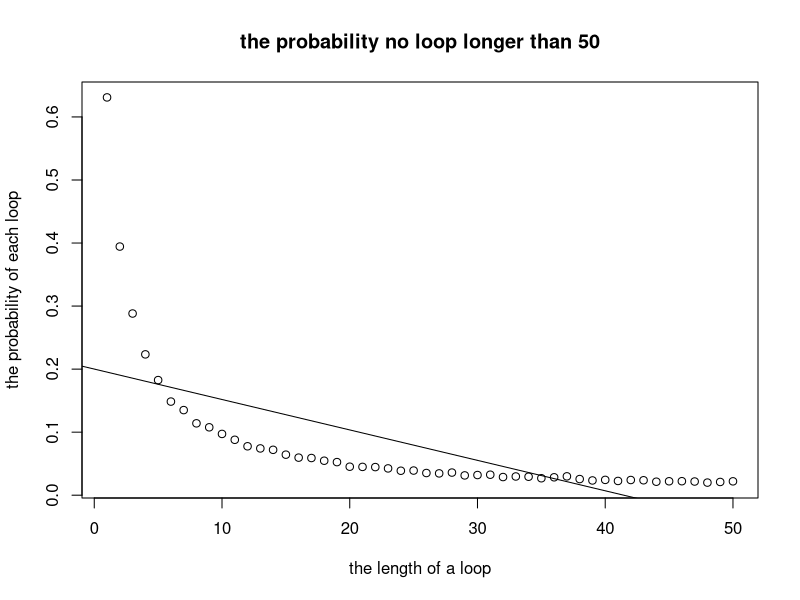

This figure's R source:
#member of groups: Yan Chen s2318048, Shuo Wang s2439249, Yuxin Yangs2163400 
#address of github repo: https://github.com/Shuo0211/Proj2.git
#contribution:

"Overview: The whole file is about the prisoner problem which is that 
the prisoners choose half amount of the boxes and find the card in boxes 
writing the same number with themselves. The number of the boxes is the 
same with the number of prisoners and all can be free only with all the 
prisoners finding the same number on card. The file includes three 
strategies and individual & joint probabilities for the prisoners to be 
free in each strategy. In addition, it also includes the probabilities of 
the depth of nesting for strategy 1 and 2."

"Overall common arguments: n - half number of prisoners; k - prisoner number; 
strategy - tell which strategies to choose; nreps - the number of replicate 
simulations."

"'strageties' function: it includes three strategies. 
- First one is the prisoner starts at the box with their number, 
opens it and reads the number on card, then goes to the box with the same 
number with the former card if not the prisoner number.
- Second one is the prisoner starts at a random box that the prisoner chooses, 
opens it and reads the number on card, then goes to the box with the same 
number with the former card if not the prisoner number.
- Third one is the prisoner chooses and opens half amount of box at one time and
see if the prisoner's number is on the card in the boxes. "

strategies <- function(n,k,strategy,v1,v2){ 
  A <- cbind(v1,v2)    #v1: number of boxes  v2:random number in boxes
  if (strategy == 1){  #strategy1
    start <- A[k,1]    #k-th prisoner opens the k-th box
    steps <- 1
    found <- start == A[k,2] 
    #check if k-th prisoner found number k from the k-th box
    while (found == FALSE && steps<(2*n)) {
      k <- match(c(A[k,2]),v1) 
      #find the next box labeled with the number found before
      found <- start == A[k,2] 
      #If this drawer contains their number, they are done and were successful
      steps <- steps + 1  #count steps
    }
    return(steps)
  }
  else if (strategy==2){ #strategy2 
    start  <- sample(v1, 1, replace=FALSE)  #select a box randomly
    steps <- 1
    found <- A[start,2] == k 
    #check if k-th prisoner found number k from the k-th box
    while (found == FALSE && steps<(2*n)) { 
      start <- match(c(A[start,2]),v1)  
      #find the next box labeled with the number found before
      found <- A[start,2] == k          
      #If this drawer contains their number, they are done and were successful
      steps <- steps + 1#count steps
    }
    return(steps)
  }
  else{
    #strategy3 
    start <- sample(v1, n, replace=FALSE) 
    #the card number in n random choosing boxes
    b <- 0
    for (number in start){  #check if the number on card is the prisoner number
      if (number == k){  #count the steps in b, if is the prisoner number, break
        b <- b + 1 
        break
      }else{
        b <- b + 1
      }
    }
    steps <- b    #put the count b in steps      
    if (steps == n){  
    #if the steps is the length of choosing, check if it is the prisoner number
      if (start[n] != k)
        steps <- steps + 1
      #if it is not prisoner number, add one to step which is out of range
    }else{
      steps <- steps
    }
    return(steps)
  }
}

"'pone' function: it includes the probability of a single prisoner succeeding 
in finding their number under the number of replicate simulations."

pone<-function(n,k,strategy,nreps){ 
  #n:amount of boxes, k: prisoner number, nreps: times of simulation
  y <- rep(0,nreps)
  for(i in 1:nreps){
    v1 <- c(seq(1, 2*n, by=1)) 
    #v1: sequence of the boxes
    v2 <- sample(v1, 2*n, replace=FALSE) 
    #v2: sequence of random distributed numbers in the boxes 
    y[i] <- strategies(n,k,strategy,v1,v2) 
    #call strategies function and put steps of each simulation in vector y
  }
  succeed <- length(subset(y,y<=n)) #count times of succeed
  prob = succeed/nreps 
  return(prob) 
  #probability of a single prisoner succeeding in finding their number
}

pone(5,3,1,10000) 
#Output [1] 0.501
pone(5,3,2,10000) 
#Output [1] 0.4001
pone(5,3,3,10000) 
#Output [1] 0.5069
pone(50,5,1,10000) 
#Output [1] 0.4885
pone(50,5,2,10000) 
#Output [1] 0.3834
pone(50,5,3,10000) 
#Output [1] 0.5063

"Comments: strategy 3 shows the best solution, the probability that a single 
prisoner used strategy 3 to find their number is around 50%. Strategy 1 gives 
almost thesame probability as strategy 3. Compare to strategy1 and 3 strategy2 
gives less probability around 40%. Overall, more random choose, fewer 
probability to be succeed "


"'pall' function: it includes the probability of all prisoners succeeding in
finding their number under the number of replicate simulations and going free."

pall <- function(n,strategy,nreps){
  fail <- 0 # count of unsuccessful tries
  for (j in 1:nreps){
    v1 <- c(seq(1, 2*n, by=1)) 
    #v1: sequence of the boxes
    v2 <- sample(v1, 2*n, replace=FALSE) 
    #v2: sequence of random distributed numbers in the boxes 
    steps <- 0
    for (k in 1:(2*n)){
      steps <- strategies(n,k,strategy,v1,v2) 
      #y: count of steps that the k-th prisoner used 
      if (steps > n){
        fail <- fail+1 #k failed means all of them failed as whole
        break
      }
    }
  }
  prob<- 1-fail/nreps
  return(prob) #probability of all prisoners finding their number
}


pall(5,1,10000)
#Output [1] 0.3546
pall(5,2,10000)
#Output [1] 1e-04
pall(5,3,10000)
#Output [1] 0.0009783905     
pall(50,1,10000)
#Output [1] 0.3045
pall(50,2,10000)
#Output [1] 0
pall(50,3,10000)
#Output [1] 0

"Comments: calculate the probability with strategy 1 gives output around 30%, 
the length of the maximum loops formed will be less than n and so every prisoner 
will be able to find his number, which is same as the probability that a 
uniformly random permutation of the numbers from 1 to 2n. If each prisoner 
picks boxes totally at random(strategy3) or picks boxes randomly at the 
beginning(strategy2), the probability is almost 0 that they will escape. 
The larger n, the smaller the probability that all prisoner will escape. 
More random choose, fewer probability to be succeed"

"'dloop' function: it includes the probability of each loop length from 1 to 
prisoner number occurring at least once in a random shuffling of cards to 
boxes."

dloop <- function(n, nreps){
  occur_vec <- rep(0, 2*n)
  #occur_vec[j]: how many times the circle with length j occurs in the nreps experiments
  #j=1...2n
  for(i in 1:nreps){
    cards <- sample(1:(2*n), 2*n, replace=FALSE) 
    #cards: cards in the boxes, cards[j] represents the card number in j-th box
    mark_vec <- rep(0, 2*n) 
    #mark_vec[j]: mark whether the j-length-circle exists already or not
    avoid_vec <- c()  
    #avoid_vec: stores elements that already occur in a circle
    for(k in 1:(2*n)){
      if(k %in% avoid_vec) 
        next #reason: all elements in a circle have the same length
      start <- k
      steps <- 1
      check <- start == cards[k]
      while(check == FALSE){
        avoid_vec = append(avoid_vec, cards[k]) 
        #stores all numbers of cards from a single circle in avoid_vec
        k <- cards[k]
        check <- start == cards[k]
        steps <- steps + 1
      }
      if(mark_vec[steps] == 0)
        mark_vec[steps] <- 1 
        #count times each circle with length 1:2n occurs
    }
    occur_vec <- occur_vec + mark_vec 
    #update times each circle with length 1:2n occurs under nreps simulations
  }
  prob_vec <- occur_vec / nreps
  return(prob_vec)
}


dloop(50,10000)
#example code for n=50 

dl<-dloop(50,10000)[1:50]
sum(dl)
#probability that there is no loop longer than 50 in a random reshuffling of 
#cards to boxes
# Output [1] 0.496321


plot(dl,main="the probability no loop longer than 50",xlab="the length of a loop",ylab="the probability of each loop")
lm(formula=dl~c(1:50))# linear regressions on the data to assess overall trends
abline(lm(dl~c(1:50)))